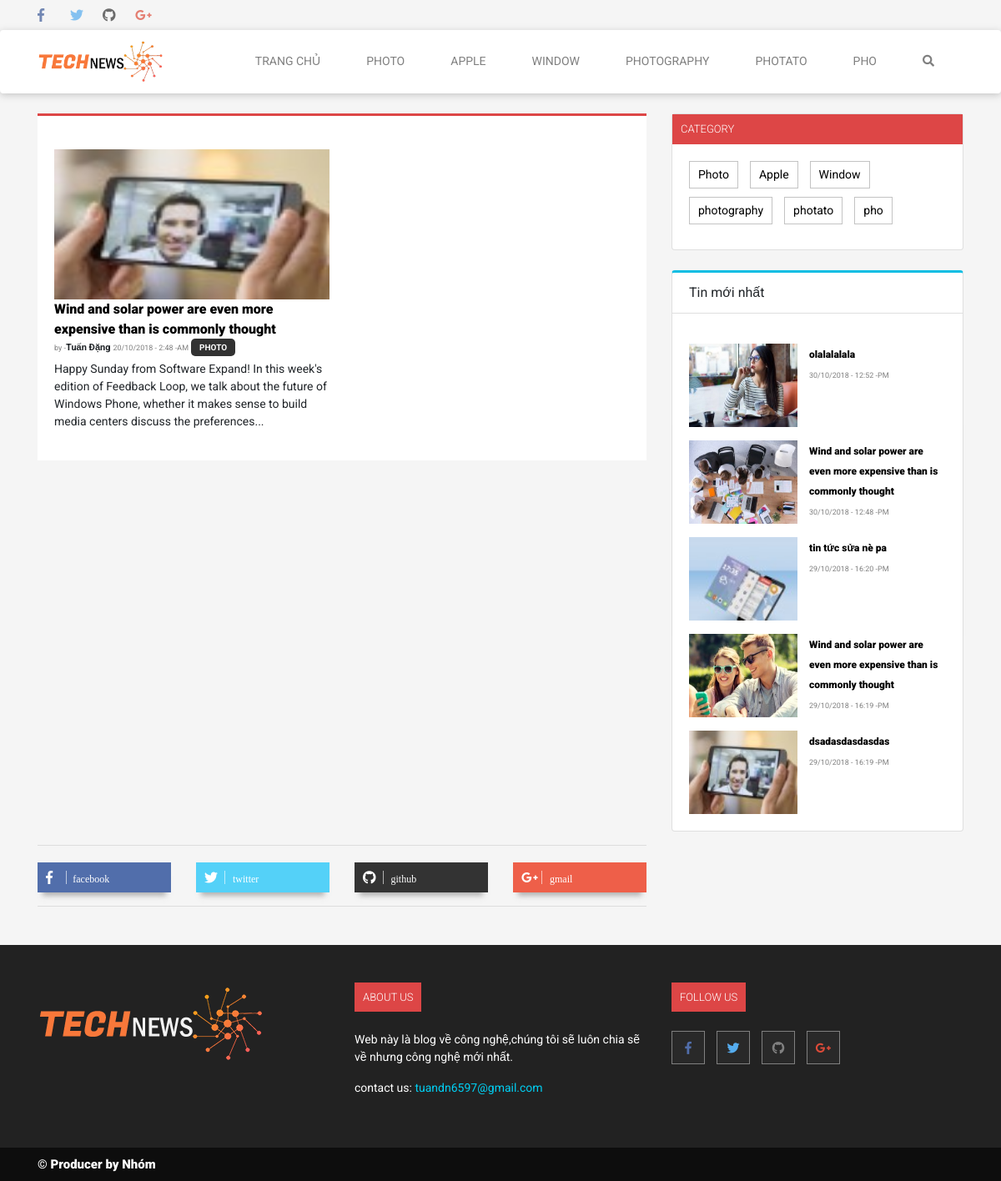
/project/home/home/tagdiv_category/9, run on the app's committed database.
### tables this page shows
CREATE TABLE `danhmuc` (
  `id_danhmuc` int(11) NOT NULL,
  `category_name` varchar(255) NOT NULL,
  `parent_id` int(11) NOT NULL,
  `sort_order` int(11) NOT NULL
);

CREATE TABLE `tintuc` (
  `id_new` int(11) NOT NULL,
  `title` varchar(255) NOT NULL,
  `id_danhmuc` int(11) NOT NULL,
  `content` text NOT NULL,
  `date` double NOT NULL,
  `image` text NOT NULL,
  `description` text NOT NULL,
  `tacgia` varchar(255) NOT NULL
);

### project/application/controllers/home/home.php (called while the page is built, shortened)
<?php if ( ! defined('BASEPATH')) exit('No direct script access allowed');
class home extends CI_Controller {
	public function __construct()
	{
		$this->load->model('New_model');
	}
	public function tagdiv_category($id)
	{
		$tinmoi=$this->New_model->laytinmoi();
		$arr=$this->New_model->getNewsfromCategory($id);
		$category=$this->New_model->GetDanhMuc();
		$arr=array('result'=>$arr,'category'=>$category,'tinmoi'=>$tinmoi);
		$this->load->view('frontend/tagdiv_category', $arr, FALSE);
	}
}

### project/index.php (called while the page is built, shortened)
<?php
require_once BASEPATH.'core/CodeIgniter.php';

### project/application/models/New_model.php (called while the page is built, shortened)
<?php if ( ! defined('BASEPATH')) exit('No direct script access allowed');
class New_model extends CI_Model {
	public function GetDanhMuc()
	{
		$keyword=$this->input->post('keyword');
		$this->db->select('*');
		$array=$this->db->get('danhmuc');
		$array=$array->result_array();
		return $array;
	}
	public function getNewsfromCategory($id)
	{
		$this->db->select('*');
		$this->db->where('danhmuc.id_danhmuc', $id);
		$this->db->from('danhmuc');
		$this->db->join('tintuc', 'tintuc.id_danhmuc = danhmuc.id_danhmuc');
		$result=$this->db->get();
		$result=$result->result_array();
		return $result;
	}
	public function laytinmoi()
	{
		$this->db->select('*');
		$this->db->order_by('tintuc.date', 'desc');
		$result=$this->db->get('tintuc', 5, 0);
		$result=$result->result_array();
		return $result;
	}
}

### project/application/views/frontend/tagdiv_category.php (the view, shortened to what this page needs)
<!DOCTYPE html>
<html lang="en">
<head>
	<link rel="stylesheet" href="<?= base_url() ?>css/styles.css">
	<link rel="stylesheet" href="<?= base_url() ?>css/bootstrap.css">
	 <link rel="stylesheet" href="<?= base_url() ?>fonts/css/all.css">
</head>
<body>
	<div class="menu-top">
		<div class="container">
			<div class="icon">
				<a href="https://www.facebook.com/kevjl.kjss" class="fab fa-facebook-f"></a>
				<a class="fab fa-twitter" href="https://www.facebook.com/kevjl.kjss"></a>
				<a href="https://github.com/tuandn6597" class="fab fa-github"></a>
				<a class="fab fa-google-plus-g" href="https://www.facebook.com/kevjl.kjss"></a>
			</div>
		</div>
	</div>
	<nav class="navbar navbar-expand-lg navbar-light shadow-sm bg-white rounded menu-center">
		<div class="container">
				  <a class="navbar-brand" href="<?= base_url() ?>home/home"><img src="<?= base_url() ?>images/logo.png" height="50" alt=""></a>
				  <div class="collapse navbar-collapse" id="navbarSupportedContent">
				    <ul class="navbar-nav ml-auto">
				    <li class="nav-item">
							        <a class="nav-link" href="<?= base_url() ?>home/home?>">Trang Chủ<span class="sr-only">(current)</span></a>
							     </li>
				    	<?php foreach ($category as $value): ?>
							     	 <li class="nav-item">
								        <a class="nav-link" href="<?= base_url() ?>home/home/tagdiv_category/<?= $value['id_danhmuc'] ?>"><?= $value['category_name'] ?></a>
								      </li>
				    	<?php endforeach ?>
				      <li class="nav-item">
				        <a class="nav-link search" href="#"><i class="fas fa-search"></i></a>
				      </li>
				    </ul>
				  </div>
				 </div>
</nav>
	<div class="container scroll">
		<div class="row">
			<div class="col-md-8 mt-4">
				<div class="content-sec2">
						<div class="card-body">
							<div class="sec2-top">
								<div class="row">
									<?php foreach ($result as $value): ?>
										<div class="col-lg-6">
											<div class="sec2-top-b1">
												<a href="<?= base_url() ?>home/home/news_detail/<?= $value['id_new'] ?>"><img src="<?= $value['image'] ?>" alt=""></a>
												<a href="<?= base_url() ?>home/home/news_detail/<?= $value['id_new'] ?>"class="sec2-title"><?= $value['title'] ?></a>
												<p class="time"><span class="date">by -</span><span class="tacgia"><?= $value['tacgia'] ?></span> <span class="date"><?= date('d/m/Y - G:i -A',$value['date']) ?></span>
												<a href="" class="link-cate ins"><?= $value['category_name'] ?></a>
												</p>
												<p class="sec2-content"><?= $value['description'] ?></p>
											</div>
										</div>
									<?php endforeach ?>
								</div>
							</div>
						</div>
				</div>
			</div>
			<div class="col-md-4 mt-4">
				<div class="card mb-4" >
					<h5 class="title-sec2 sec3 removesec">Category
					</h5>
					  <div class="card-body">
					  	<?php foreach ($category as $value): ?>
					  		<a href="<?= $value['id_danhmuc'] ?>" class="category">
					  			<?= $value['category_name'] ?>
					  		</a>
					  	<?php endforeach ?>
					  </div>
					</div>
					<div class="card content-sec2 sec3" >
					 <div class="card-header bg-white">Tin mới nhất</div>
						  <div class="card-body">
						  	<?php foreach ($tinmoi as $value): ?>
						    	<div class="d-flex mt-3 remove-flex">
									<a class="news-detail-img" href="<?= base_url() ?>home/home/news_detail/<?= $value['id_new'] ?>"><img src="<?= $value['image'] ?>" width="130" height="100" alt=""></a>
									<div class="sec2-b-content remove-ml">
										<a href="" class="title-sec2-bot s-14"><?= $value['title'] ?></a>
										<br>
										<span class="date"><?= date('d/m/Y - G:i -A',$value['date']) ?></span>
									</div>
								</div>
							<?php endforeach ?>
						  </div>
					</div>
				</div>
			</div>
		</div>
		<div class="container">
		<div class="row">
			<div class="col-md-8" class="fol">
				<hr>
				<div class="fol-icon" style="margin-top:20px;">
					<div class="row">
						<div class="col-lg-3 col-xs-6" ">
									<a href="https://www.facebook.com/kevjl.kjss" id="i1" class="fab fa-facebook-f brline a-one">	<span style="font-size:12px;margin-left: 20px;">facebook</span>	</a>
						</div>
						<div class="col-lg-3 col-xs-6"">
									<a href="https://www.facebook.com/kevjl.kjss" id="i2"  class="fab fa-twitter brline a-one"><span style="font-size:12px;margin-left: 18px;">twitter</span></a>
						</div>
						<div class="col-lg-3 col-xs-6" ">
									<a href="https://www.facebook.com/kevjl.kjss" id="i3"  class="fab fa-github brline a-one"><span style="font-size:12px;margin-left: 18px;">github</span></a>
						</div>
						<div class="col-lg-3 col-xs-6">
									<a href="https://www.facebook.com/kevjl.kjss" id="i4"  class="fab fa-google-plus-g brline a-one">
										<span style="font-size:12px;margin-left: 10px;">gmail</span>
									</a>
						</div>
					</div>
				</div>
				<hr>
			</div>
		</div>
	</div>
 <footer>
	<div class="container">
		<div class="row">
				<div class="col-sm-4">
					<div class="f-left">
						 <a class="navbar-brand" href="<?= base_url() ?>home/home"><img src="<?= base_url() ?>images/logo-footer.png"  alt=""></a>
					</div>
				</div>
				<div class="col-sm-4">
					<div class="f-center">
						<h5 class="f-title title-sec2 mb-2">
							About us
						</h5>
						<p class="f-center-content">
							Web này là blog về công nghệ,chúng tôi sẽ luôn chia sẽ về nhưng công nghệ mới nhất.
						</p>
						<p class="f-contact">
							<a href="https://www.facebook.com/kevjl.kjss" style="text-decoration: none;"><span style="color:white;">contact us:</span> <span style="color:#00cff3;">tuandn6597@gmail.com</span></a>
						</p>
					</div>
				</div>
				<div class="col-sm-4">
					<div class="f-right">
						<h5 class="f-title title-sec2 mb-2">
							FOLLOW US
						</h5>
						<div class="f-icon">
							<a href="https://www.facebook.com/kevjl.kjss" class="fab fa-facebook-f mb-3"></a>
							<a class="fab fa-twitter mb-3"  href="https://www.facebook.com/kevjl.kjss"></a>
							<a href="https://github.com/tuandn6597" class="fab fa-github mb-3"></a>
							<a class="fab fa-google-plus-g mb-3" href="https://www.facebook.com/kevjl.kjss"></a>
						</div>
					</div>
				</div>
	</div>
</div>
</footer>
<div class="footer-producer">
	<div class="container">
		<div class="row">
			<div class="col-sm-6">
				<a href="" class="title-sec2-bot">© Producer by Nhóm</a>
			</div>
		</div>
	</div>
</div>
</body>
</html>

### project/css/styles.css (style rules this page uses)
* { padding:0; margin:0; }
.s-14 { font-size:12px !important; }
.nav-item { position:relative!important; }
.f-icon { margin-top: 15px; }
span.tacgia { font-size: 11px; }
a.link-cate.ins { background-color: black; transition: 0.4s; }
a.category { color: black; border: 1px solid #80808078; padding: 5px 10px; font-size: 14px; transition:0.4s; background-color: transparent; margin-right:10px; margin-bottom: 10px; display:inline-block; }
.fol-icon a { color: white; padding: 10px; position: relative; transition: 0.4s; }
#i1 { background-color: #516EAB !important; box-shadow: 0 10px 6px -6px #77777787; width:100%; }
#i2 { background-color: #54D1F8 !important; box-shadow: 0 10px 6px -6px #77777787; width:100%; }
#i3 { background-color: #333333 !important; box-shadow: 0 10px 6px -6px #77777787; width:100%; }
#i4 { background-color: #EE5F49 !important; box-shadow: 0 10px 6px -6px #77777787; width:100%; }
.footer-producer { background-color: #0D0D0D; padding:8px 0; }
.f-icon a { color: white !important; background-color: #292929; border: 1px solid gray; font-size: 15px; width: 40px; height: 40px; line-height: 40px; text-align: center; margin-right:10px; cursor: pointer; transition:0.4s; }
.f-icon a:nth-child(1) { color:#516EAB !important; }
.f-icon a:nth-child(2) { color:#55ACEE !important; }
.f-icon a:nth-child(3) { color:gray !important; }
.f-icon a:nth-child(4) { color:#DD4B39 !important; }
p.f-contact { font-size: 14px; }
p.f-center-content { font-size: 14px; margin-top: 15px; }
h5.f-title { text-transform: uppercase; font-size: 17px; color: white; }
.f-center { color: white; }
.sec2-b-content { margin-left: 14px; }
.title-sec2-bot { font-size: 15px; font-weight: 900; color:black; transition:0.2s; }
.navbar.menu-center { position: sticky !important; top: 0; z-index: 1000; box-shadow: 0 0.125rem 0.5rem #80808069 !important; }
p.time { font-size: 12px; font-weight: bold; cursor: pointer; }
.date { font-size: 9px; color: gray; font-weight: initial; }
.sec2-content { font-size: 14px; margin-top: -10px; }
h5.title-sec2 { display: inline-block; background: #DD4646; padding: 10px; margin-bottom: 0px; color: white; font-size: 13px; text-transform: uppercase; font-weight: 300; }
.navbar-light .navbar-nav a.nav-link { text-transform: uppercase; padding: 10px 20px; font-size: 14px; margin-right: 15px; }
.navbar-light .navbar-nav a.nav-link:after { content:""; display:block; transition:0.4s; transform:scale(0); width:100%; height:2px; background-color:#dd4b39; }
.icon a:last-child { color: #dd4b39 !important; }
.icon a:nth-child(2) { color:#55acee !important; }
.icon a:nth-child(1) { color: #3b5998 !important; }
.icon a:nth-child(3) { color: #333 !important; }
.icon a { width: 20px; display:inline-block; padding:10px 35px 10px 0; transition:0.4s; cursor: pointer; opacity:0.7; }
.menu-top { background-color: #F5F5F5; }
.content-sec2 { border-top: 3px solid #DD4646; background-color: white; }
.sec2-top img { height: 180px; width:100%; margin-top:20px; cursor: pointer; }
.sec2-title { font-size: 16px; margin-top: 10px; cursor: pointer; color:black; font-weight:900; }
.brline:after { content: ''; width: 1px; height: 16px; background-color: rgba(255, 255, 255, 0.62); position: absolute; top: 10px; left: 34px; right: 0px; display: inline-block; }
body { font-family: 'Roboto', sans-serif !important; background-color:#F5F5F5 !important; }
a { text-decoration: none; }
.link-cate { background-color: rgba(0,0,0,.5); color: white; padding: 5px 10px; border-radius: 5px; font-size: 10px; text-transform: uppercase; cursor: pointer; opacity:0.8; }
.content-sec2.sec3 { border-top: 3px solid #0abde3; }
footer { background-color:#222222; padding: 45px 0; margin-top:30px; position:relative; bottom: 0; left:0; }
.footer-producer a { font-size:15px; color:white; }

### data on the page
danhmuc: category_name "PHOTO", category_name "Photo"
danhmuc: category_name "APPLE", category_name "Apple"
danhmuc: category_name "WINDOW", category_name "Window"
danhmuc: category_name "PHOTOGRAPHY", category_name "photography"
danhmuc: category_name "PHOTATO", category_name "photato"
danhmuc: category_name "PHO", category_name "pho"
tintuc: image (picture), title "Wind and solar power are even more expensive than is commonly thought", tacgia "Tuấn Đặng", date "20/10/2018 - 2:48 -AM", id_danhmuc.category_name "PHOTO", description "Happy Sunday from Software Expand! In this week's edition of Feedback Loop, we talk about the future of Windows Phone, whether it makes sense to build media centers discuss the preferences..."
tintuc: image (picture), title "olalalalala", date "30/10/2018 - 12:52 -PM"
tintuc: image (picture), title "Wind and solar power are even more expensive than is commonly thought", date "30/10/2018 - 12:48 -PM"
tintuc: image (picture), title "tin tức sửa nè pa", date "29/10/2018 - 16:20 -PM"
tintuc: image (picture), title "Wind and solar power are even more expensive than is commonly thought", date "29/10/2018 - 16:19 -PM"
tintuc: image (picture), title "dsadasdasdasdas", date "29/10/2018 - 16:19 -PM"
